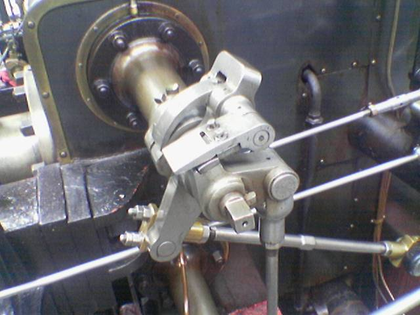
%> input picture Homework 4/valve.png, 420 x 315 px, shrunk from 640 x 480 before the run
$ octave canny.m   (GNU Octave 9; MATLAB toolbox functions it lacks are replaced by stand-ins)
%> lines starting %> are read from the running program, lines starting %| are printed output that depends on the picture
input_im = imread('valve.png');
%> input_im is the input picture: size 315x420x3 uint8; mean R, G, B 106.3, 104.8, 108.9

input_im_gray = rgb2gray(input_im);
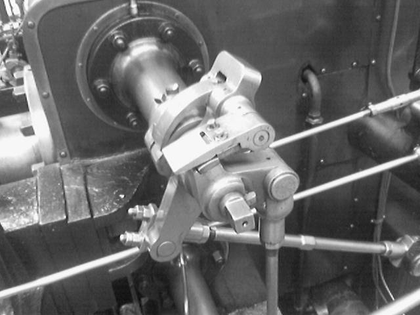
%> input_im_gray: size 315x420 uint8; min 9, max 255, mean 105.7
input_im_graydb = double(input_im_gray);

sobel_kernel_x = [1 0 -1; 2 0 -2; 1 0 -1] * (1/8);
sobel_kernel_y = [1 2 1; 0 0 0; -1 -2 -1] * (1/8); % can transpose kernel_x i think if you want.

gx = imfilter(input_im_graydb, double(sobel_kernel_x), 'conv');
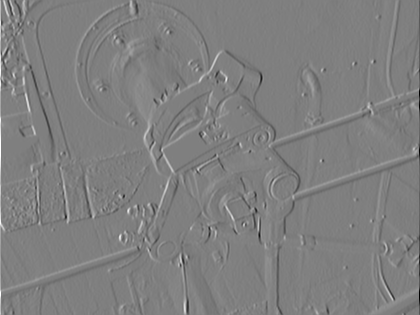
%> gx: size 315x420 double; min -124.1, max 123.8, mean 0; drawn with min black and max white
gy = imfilter(input_im_graydb, double(sobel_kernel_y), 'conv');
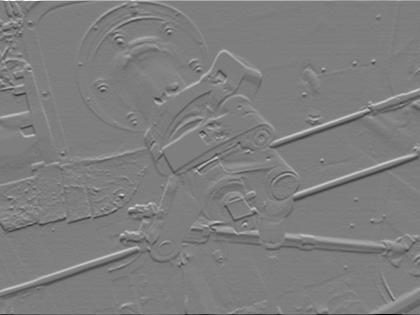
%> gy: size 315x420 double; min -123.8, max 125.9, mean 0; drawn with min black and max white
gm = sqrt((gx .^2) + (gy .^2));
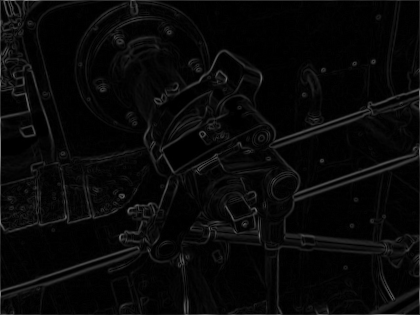
%> gm: size 315x420 double; min 0, max 125.9, mean 8.8
gradient_angle = atan2(gy,gx);
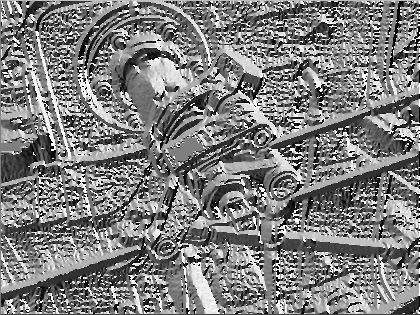
%> gradient_angle: size 315x420 double; min -3.14, max 3.14, mean -0.0184; drawn with min black and max white

imshow(gm, []);
figure; imshow(gradient_angle,[]); colormap jet;
%> after `colormap jet`:
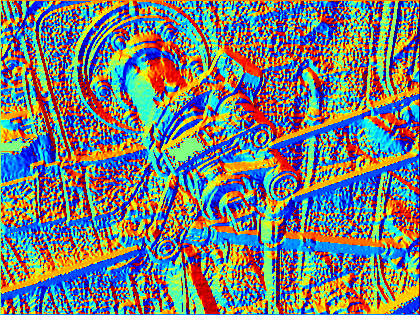
%> displayed picture: size 315x420x3, on the screen's scale of 0 to 255; mean R, G, B 115.9, 125.2, 122.2

%%%%%%%%%%%%NON-MAX SUPRESSION%%%%%%%%%%%%%%%
gmlocal = gm;

[R,C] = size(input_im_gray);
%> R = 315; C = 420
for r = 2:(R-1)
   for c = 2:(C-1)
       v = gm(r,c);
       angle = gradient_angle(r,c);

       if( (pi/8 <= angle && (3*pi)/8 > angle))

           if(v < gm(r-1,c-1) || v < gm(r+1,c+1))
                gmlocal(r,c) = 0;
           end

       elseif( ((3*pi)/8 <= angle && (5*pi)/8 > angle))

           if(v < gm(r-1,c) || v < gm(r+1,c))
               gmlocal(r,c) = 0;
           end

       elseif( ((5*pi)/8 <= angle && (7*pi)/8 > angle))

           if(v < gm(r+1,c-1) || v < gm(r-1,c+1))
               gmlocal(r,c) = 0;
           end

       elseif( -pi/8 < angle && angle <= pi/8 )

           if(v < gm(r,c-1) || v < gm(r,c+1))
                gmlocal(r,c) = 0;
           end

       elseif( (-7*pi)/8 < angle && angle <= -pi/8 )

           if(v < gm(r-1,c-1) || v < gm(r+1,c+1))
                gmlocal(r,c) = 0;
           end

       elseif( abs(angle) > 7*pi/8 )

           if(v < gm(r-1,c) || v < gm(r+1,c))
                gmlocal(r,c) = 0;
           end

       elseif( -pi/8 < angle && angle <= pi/8 )

           if(v < gm(r-1,c+1) || v < gm(r,c-1))
                gmlocal(r,c) = 0;
           end
       end
   end
end
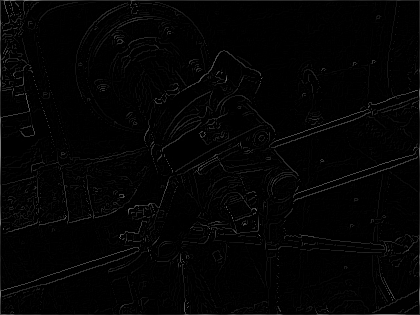
%> gmlocal: size 315x420 double; min 0, max 125.9, mean 3.8

% [7 lines of commented-out code are left out]
%%%%%%%% Calculate treshold values
input_im_hist = imhist(input_im_gray);
%> input_im_hist = 256 values, max 2060 at index 248, min 0 at index 1, mean 516.8

% Create probability density function by normalizing histogram (dividing by
% total # of pixels)
input_im_pdf = input_im_hist / numel(input_im_gray);
%> input_im_pdf = 256 values, max 0.0156 at index 248, min 0 at index 1, mean 0.00391

% Create cumulative distribution function
input_im_cdf = cumsum(input_im_pdf);
%> input_im_cdf = 256 values from 0 to 1

%%%%%%%%%%%%%%HYSTERISIS FUNCTION*************
S_edges = zeros(size(gmlocal,1), size(gmlocal,2));
W_edges = zeros(size(gmlocal,1), size(gmlocal,2));
B_edges = zeros(size(gmlocal,1), size(gmlocal,2));
%> (the run ends here)
